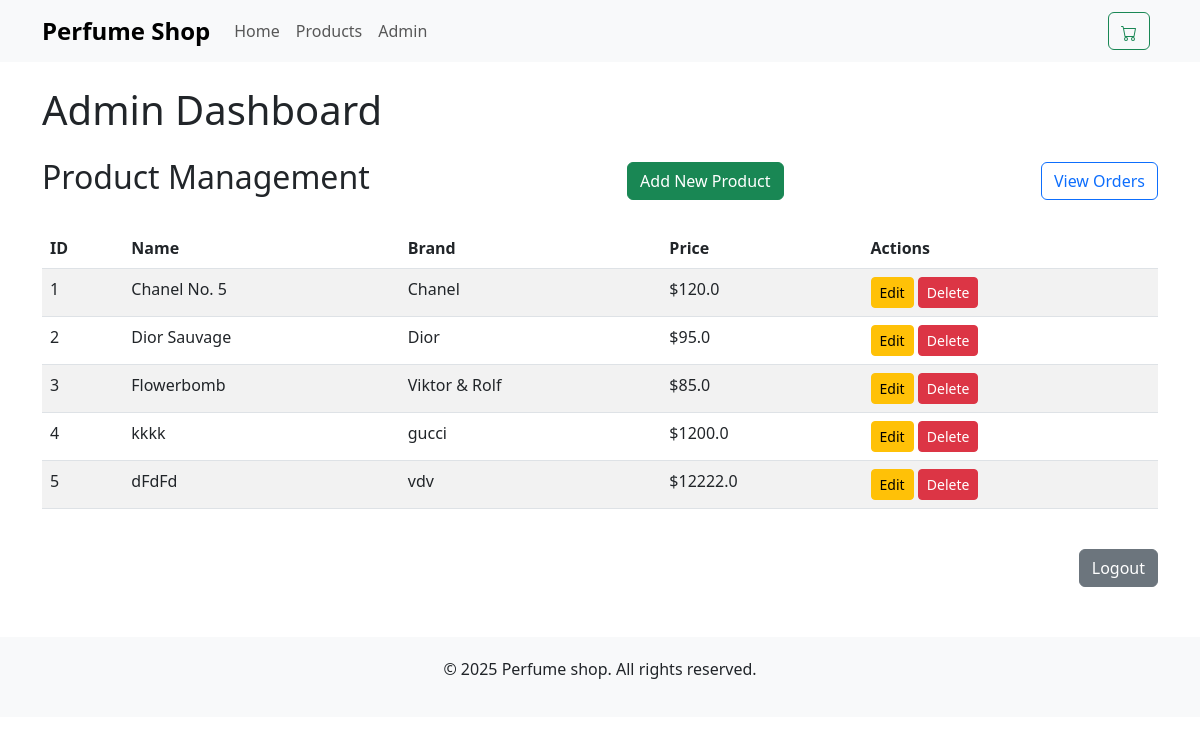
The page /admin/dashboard (signed in) on the database as committed earlier.
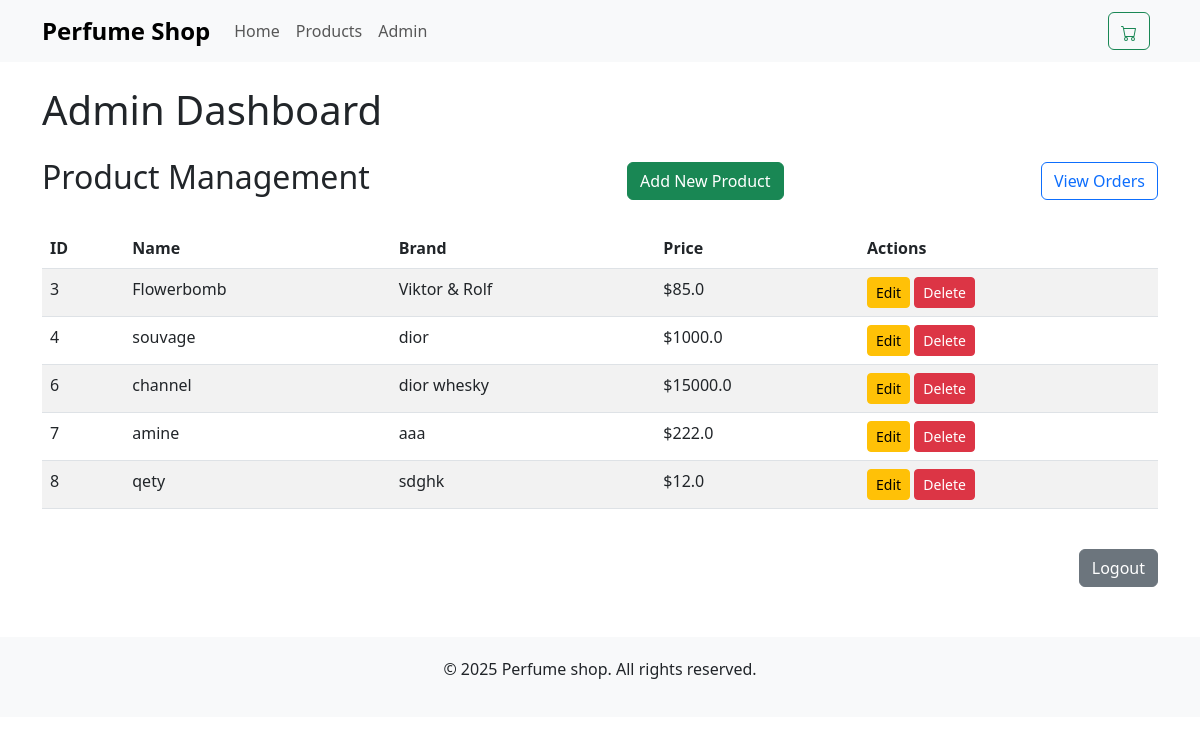
The same page on the database as committed later.
### app.py (models this page shows)
class Product(db.Model):
    id = db.Column(db.Integer, primary_key=True)
    name = db.Column(db.String(100), nullable=False)
    brand = db.Column(db.String(100), nullable=False)
    description = db.Column(db.Text, nullable=False)
    price = db.Column(db.Float, nullable=False)
    image_url = db.Column(db.String(200), nullable=False)

### app.py (the view)
@app.route('/admin/dashboard')
def admin_dashboard():
    if not session.get('admin_logged_in'):
        flash('Please login first', 'warning')
        return redirect(url_for('admin_login'))
    products = Product.query.all()
    return render_template('admin_dashboard.html', products=products)

### app.py (called while the page is built)
@app.context_processor
def inject_cart_count():
    def get_cart_count():
        cart = session.get('cart', {})
        return sum(item['quantity'] for item in cart.values())
    return dict(get_cart_count=get_cart_count)

### templates/admin_dashboard.html (shortened to what this page needs)
{% extends "base.html" %}
{% block content %}
<h1 class="mb-4">Admin Dashboard</h1>
<div class="d-flex justify-content-between align-items-center mb-4">
    <h2>Product Management</h2>
    <a href="{{ url_for('add_product') }}" class="btn btn-success">Add New Product</a>
    <a href="{{ url_for('admin_orders') }}" class="btn btn-outline-primary">View Orders</a>
</div>
<div class="table-responsive">
    <table class="table table-striped">
        <thead>
            <tr>
                <th>ID</th>
                <th>Name</th>
                <th>Brand</th>
                <th>Price</th>
                <th>Actions</th>
            </tr>
        </thead>
        <tbody>
            {% for product in products %}
                <tr>
                    <td>{{ product.id }}</td>
                    <td>{{ product.name }}</td>
                    <td>{{ product.brand }}</td>
                    <td>${{ product.price }}</td>
                        <td>
                            <a href="{{ url_for('edit_product', product_id=product.id) }}" class="btn btn-sm btn-warning">Edit</a>
                            <form method="POST" action="{{ url_for('delete_product', product_id=product.id) }}" style="display:inline;">
                                <button type="submit" class="btn btn-sm btn-danger" onclick="return confirm('Are you sure you want to delete this product?')">Delete</button>
                            </form>
                        </td>
                </tr>
            {% endfor %}
        </tbody>
    </table>
</div>
<div class="text-end mt-4">
    <a href="{{ url_for('admin_logout') }}" class="btn btn-secondary">Logout</a>
</div>
{% endblock %}

### templates/base.html (shortened to what this page needs)
<!DOCTYPE html>
<html lang="en">
<head>
    <link rel="stylesheet" href="https://cdn.jsdelivr.net/npm/bootstrap@5.3.0/dist/css/bootstrap.min.css">
</head>
<body>
<nav class="navbar navbar-expand-lg navbar-light bg-light">
    <div class="container">
        <a class="navbar-brand" href="{{ url_for('home') }}">Perfume Shop</a>
        <div class="collapse navbar-collapse" id="navbarNav">
            <ul class="navbar-nav me-auto">
                <li class="nav-item">
                    <a class="nav-link" href="{{ url_for('home') }}">Home</a>
                </li>
                <li class="nav-item">
                    <a class="nav-link" href="{{ url_for('products') }}">Products</a>
                </li>
                <li class="nav-item">
                    <a class="nav-link" href="{{ url_for('admin_login') }}">Admin</a>
                </li>
            </ul>
            <div class="d-flex align-items-center">
                <a href="{{ url_for('view_cart') }}" class="btn btn-outline-success position-relative me-2">
                </a>
            </div>
        </div>
    </div>
</nav>
    <div class="container mt-4">
        {% block content %}{% endblock %}
    </div>
    <footer class="text-center">
        <div class="container">
            <p>&copy; 2025 Perfume shop. All rights reserved.</p>
        </div>
    </footer>
</body>
</html>

### templates/base.html (style rules this page uses)
.navbar-brand { font-weight: bold; font-size: 1.5rem; }
footer { margin-top: 50px; padding: 20px 0; background-color: #f8f9fa; }

Rows that differ between the two databases and show on the page:
removed Product: id "1", name "Chanel No. 5", brand "Chanel", price "120.0"
removed Product: id "2", name "Dior Sauvage", brand "Dior", price "95.0"
removed Product: id "5", name "dFdFd", brand "vdv", price "12222.0"
changed Product id 4: name "kkkk" → "souvage"; brand "gucci" → "dior"; price "1200.0" → "1000.0"
added Product: id "6", name "channel", brand "dior whesky", price "15000.0"
added Product: id "7", name "amine", brand "aaa", price "222.0"
added Product: id "8", name "qety", brand "sdghk", price "12.0"
